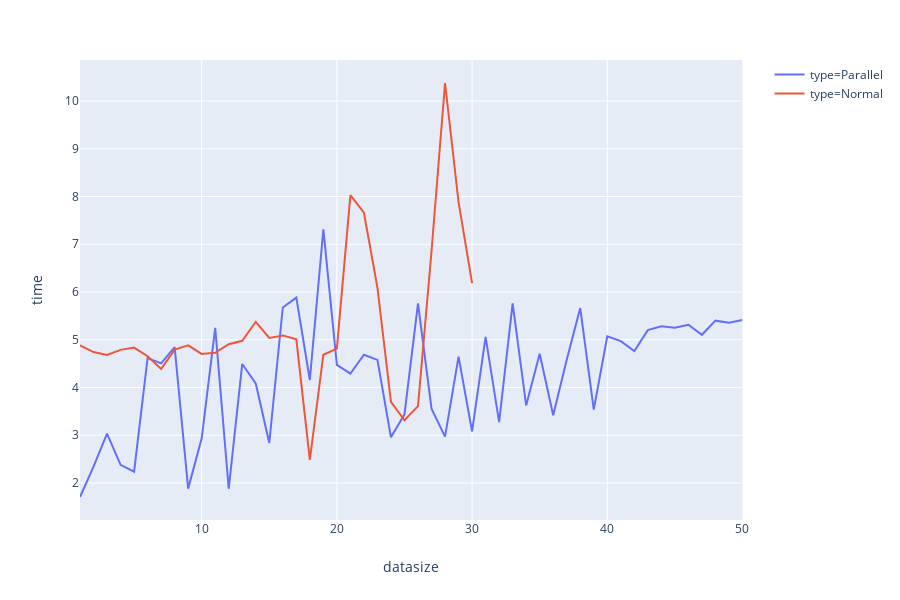

Notebook code cell kept with this figure:
### Code cell
ptime = pd.DataFrame({'time':t1s, 'datasize':list(range(1,51)), 'type':['Parallel']*50})
ntime = pd.DataFrame({'time':t2s, 'datasize':list(range(1,31)), 'type':['Normal']*30})
final = pd.concat([ptime,ntime])
import plotly.express as px
fig = px.line(final, x="datasize", y="time", color='type')
fig.show()

### Figure 1 — Plotly figure (JSON) as saved in the notebook; plotly's stock layout.template omitted (floating-point values rounded to 4 significant figures)
{"data": [{"hoverlabel": {"namelength": 0}, "hovertemplate": "type=Parallel<br>datasize=%{x}<br>time=%{y}", "legendgroup": "type=Parallel", "line": {"color": "#636efa", "dash": "solid"}, "mode": "lines", "name": "type=Parallel", "showlegend": true, "type": "scatter", "x": [1, 2, 3, 4, 5, 6, 7, 8, 9, 10, 11, 12, 13, 14, 15, 16, 17, 18, 19, 20, 21, 22, 23, 24, 25, 26, 27, 28, 29, 30, 31, 32, 33, 34, 35, 36, 37, 38, 39, 40, 41, 42, 43, 44, 45, 46, 47, 48, 49, 50], "xaxis": "x", "y": [1.705, 2.342, 3.032, 2.379, 2.236, 4.614, 4.504, 4.844, 1.88, 2.935, 5.25, 1.877, 4.493, 4.085, 2.836, 5.676, 5.883, 4.157, 7.314, 4.472, 4.289, 4.686, 4.577, 2.956, 3.437, 5.762, 3.556, 2.969, 4.647, 3.078, 5.06, 3.275, 5.764, 3.624, 4.707, 3.416, 4.58, 5.662, 3.536, 5.073, 4.97, 4.761, 5.202, 5.28, 5.253, 5.314, 5.103, 5.4, 5.357, 5.413], "yaxis": "y"}, {"hoverlabel": {"namelength": 0}, "hovertemplate": "type=Normal<br>datasize=%{x}<br>time=%{y}", "legendgroup": "type=Normal", "line": {"color": "#EF553B", "dash": "solid"}, "mode": "lines", "name": "type=Normal", "showlegend": true, "type": "scatter", "x": [1, 2, 3, 4, 5, 6, 7, 8, 9, 10, 11, 12, 13, 14, 15, 16, 17, 18, 19, 20, 21, 22, 23, 24, 25, 26, 27, 28, 29, 30], "xaxis": "x", "y": [4.884, 4.742, 4.68, 4.788, 4.835, 4.655, 4.388, 4.792, 4.883, 4.704, 4.727, 4.906, 4.978, 5.376, 5.037, 5.091, 5.007, 2.483, 4.686, 4.815, 8.03, 7.662, 6.092, 3.7, 3.312, 3.608, 6.855, 10.38, 7.884, 6.186], "yaxis": "y"}], "layout": {"height": 600, "legend": {"tracegroupgap": 0}, "margin": {"t": 60}, "xaxis": {"anchor": "y", "domain": [0, 0.98], "title": {"text": "datasize"}}, "yaxis": {"anchor": "x", "domain": [0, 1], "title": {"text": "time"}}}}
